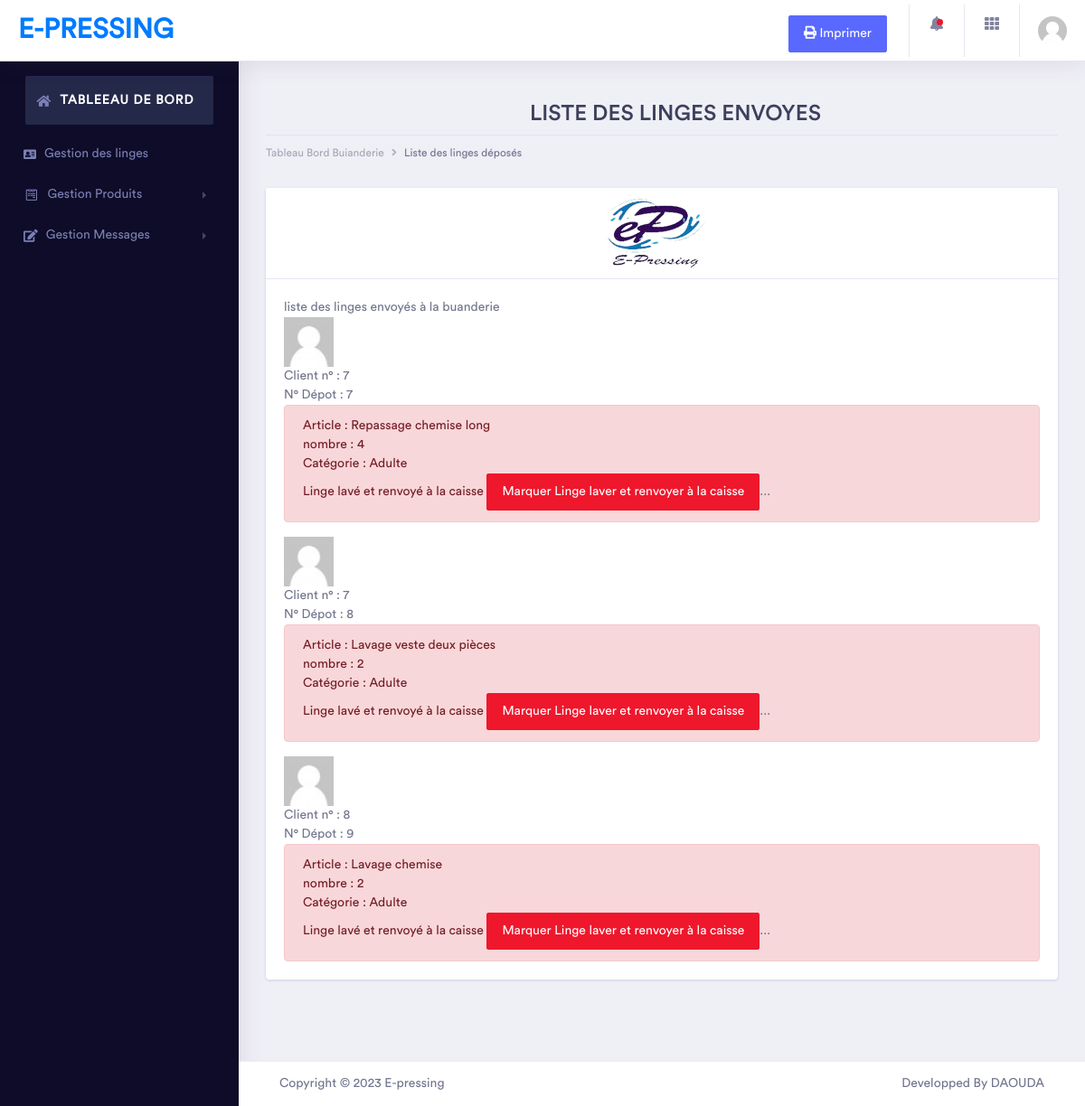
The app's page /buandeur.php (signed in) with its own data.
### tables this page shows
CREATE TABLE `depot` (
  `order_id` int(11) NOT NULL,
  `num_client` int(10) DEFAULT NULL,
  `item_article` varchar(255) DEFAULT NULL,
  `item_categorie` varchar(255) DEFAULT NULL,
  `item_prix` int(11) DEFAULT NULL,
  `item_quantity` int(10) DEFAULT NULL,
  `lu` int(11) NOT NULL
);

### buandeur.php (the view, shortened to what this page needs)
<html lang="en">
<head>
    <link rel="stylesheet" href="assets/vendor/bootstrap/css/bootstrap.min.css">
    <link href="assets/vendor/fonts/circular-std/style.css" rel="stylesheet">
    <link rel="stylesheet" href="assets/libs/css/style.css">
    <link rel="stylesheet" href="assets/libs/css/style1.css">
    <link rel="stylesheet" href="assets/vendor/fonts/fontawesome/css/fontawesome-all.css">
    <link rel="stylesheet" href="assets/vendor/charts/chartist-bundle/chartist.css">
    <link rel="stylesheet" href="assets/vendor/charts/morris-bundle/morris.css">
    <link rel="stylesheet" href="assets/vendor/fonts/material-design-iconic-font/css/materialdesignicons.min.css">
    <link rel="stylesheet" href="assets/vendor/charts/c3charts/c3.css">
    <link rel="stylesheet" href="assets/vendor/fonts/flag-icon-css/flag-icon.min.css">
</head>
<body>
    <div class="dashboard-main-wrapper">
        <div class="dashboard-wrapper">
            <div class="dashboard-ecommerce">
                <div class="container-fluid dashboard-content ">
                    <div class="row">
                        <div class="col-xl-12 col-lg-12 col-md-12 col-sm-12 col-12">
                            <div class="page-header" align="center">
                                <h2 class="pageheader-title">LISTE DES LINGES ENVOYES</h2>
                                <div class="page-breadcrumb">
                                    <nav aria-label="breadcrumb">
                                        <ol class="breadcrumb">
                                            <li class="breadcrumb-item"><a href="buandeur.php" class="breadcrumb-link">Tableau Bord Buianderie</a></li>
                                            <li class="breadcrumb-item active" aria-current="page">Liste des linges déposés</li>
                                        </ol>
                                    </nav>
                                </div>
                            </div>
                        </div>
                    </div>
                    <div class="row">
                    <div class="col-xl-12 col-lg-12 col-md-12 col-sm-12 col-12">
                    <div id="div1">
                        <div class="card">
                            <div class="card-header" align="center">
                                <img class="logo-img" src="assets/images/pressing_experts.png" alt="logo"></br>
                            </div>
                        <div class="col-xl-12 col-lg-12 col-md-12 col-sm-12 col-12">
                        </div>
                            <div class="card-body">
                                </h5>liste des linges envoyés à la buanderie</h5>
                                <div class="table-responsive">
                                <?php
                                    $bdd = new PDO('mysql:host=localhost;dbname=p_experts', 'root', '');
                                    $bdd->setAttribute(PDO::ATTR_ERRMODE,PDO::ERRMODE_WARNING);
                                    $bdd->setAttribute(PDO::ATTR_CASE, PDO::CASE_LOWER);
                                    $bdd->exec('SET NAMES utf8');
                                    $req = $bdd->prepare('select * from depot WHERE lu=0');
                                    $req->execute();
                                    while ($data = $req->fetch(PDO::FETCH_OBJ)):?>
                                        <?php echo "<img src='assets/images/user.jpg' width='55' height='55' alt=''/>";?></br>
                                        Client n° : <?php echo $data->num_client;?> </br>
                                        N° Dépot : <?php echo $data->order_id;?> </br>
                                       <p  class="<?php echo ($data->lu) ? 'alert alert-success' : 'alert alert-danger';?>">
                                            Article : <?php echo $data->item_article;?></br>
                                            nombre : <?php echo $data->item_quantity;?></br>
                                            Catégorie : <?php echo $data->item_categorie;?></br>
                                            <?php echo  "Linge lavé et renvoyé à la caisse";?>
                                            <?php if(!$data->lu):?>
                                            <a href="read2.php?num_client=<?php echo $data->num_client;?>"><button class="btn btn-danger">Marquer Linge laver et renvoyer à la caisse</button>...</a>
                                            <?php endif;?>
                                        </p>
                                        <?php endwhile;?>
                                </div>
                                </div>
                            </div>
                        </div>
                        </div>
                    </div>
                </div>
            </div>
                <?php include('footer.php') ?>
    </div>
</body>
</html>

### assets/libs/css/style1.css (style rules this page uses)
h2 { margin-left: 30px; }

### records on screen
depot: num_client "7", order_id "7", item_article "Repassage chemise long", item_quantity "4", item_categorie "Adulte"
depot: num_client "7", order_id "8", item_article "Lavage veste deux pièces", item_quantity "2", item_categorie "Adulte"
depot: num_client "8", order_id "9", item_article "Lavage chemise", item_quantity "2", item_categorie "Adulte"
